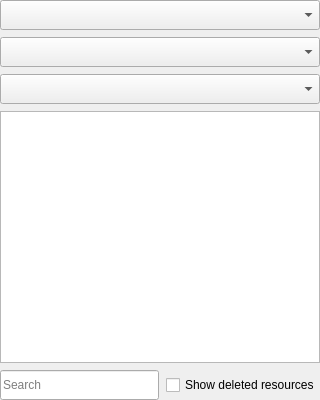
<?xml version="1.0" encoding="UTF-8"?>
<ui version="4.0">
 <class>WdgResourcePreview</class>
 <widget class="QWidget" name="WdgResourcePreview">
  <property name="geometry">
   <rect>
    <x>0</x>
    <y>0</y>
    <width>320</width>
    <height>400</height>
   </rect>
  </property>
  <property name="sizePolicy">
   <sizepolicy hsizetype="Expanding" vsizetype="Expanding">
    <horstretch>0</horstretch>
    <verstretch>0</verstretch>
   </sizepolicy>
  </property>
  <property name="windowTitle">
   <string>Form</string>
  </property>
  <layout class="QVBoxLayout" name="verticalLayout_2">
   <property name="spacing">
    <number>7</number>
   </property>
   <property name="leftMargin">
    <number>0</number>
   </property>
   <property name="topMargin">
    <number>0</number>
   </property>
   <property name="rightMargin">
    <number>0</number>
   </property>
   <property name="bottomMargin">
    <number>0</number>
   </property>
   <item>
    <layout class="QVBoxLayout" name="verticalLayout">
     <property name="sizeConstraint">
      <enum>QLayout::SetFixedSize</enum>
     </property>
     <item>
      <layout class="QHBoxLayout" name="horizontalLayout_2">
       <property name="spacing">
        <number>7</number>
       </property>
      </layout>
     </item>
     <item>
      <widget class="QComboBox" name="cmbResourceType">
       <property name="minimumSize">
        <size>
         <width>0</width>
         <height>30</height>
        </size>
       </property>
      </widget>
     </item>
     <item>
      <widget class="QComboBox" name="cmbStorage">
       <property name="minimumSize">
        <size>
         <width>0</width>
         <height>30</height>
        </size>
       </property>
      </widget>
     </item>
     <item>
      <widget class="QComboBox" name="cmbTag">
       <property name="minimumSize">
        <size>
         <width>0</width>
         <height>30</height>
        </size>
       </property>
      </widget>
     </item>
     <item>
      <widget class="KisResourceItemListView" name="resourceItemView"/>
     </item>
     <item>
      <layout class="QHBoxLayout" name="horizontalLayout">
       <item>
        <widget class="QLineEdit" name="lneFilterText">
         <property name="minimumSize">
          <size>
           <width>0</width>
           <height>30</height>
          </size>
         </property>
         <property name="placeholderText">
          <string>Search</string>
         </property>
        </widget>
       </item>
       <item>
        <widget class="QCheckBox" name="chkShowDeleted">
         <property name="text">
          <string>Show deleted resources</string>
         </property>
        </widget>
       </item>
      </layout>
     </item>
    </layout>
   </item>
  </layout>
 </widget>
 <customwidgets>
  <customwidget>
   <class>KisResourceItemListView</class>
   <extends>QListView</extends>
   <header location="global">KisResourceItemListView.h</header>
  </customwidget>
 </customwidgets>
 <resources/>
 <connections/>
</ui>
